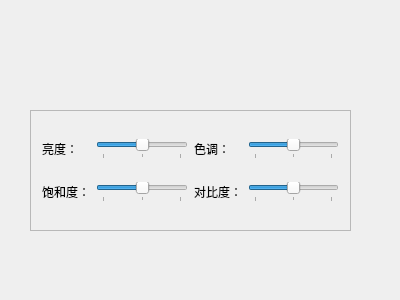
<?xml version="1.0" encoding="UTF-8"?>
<ui version="4.0">
 <class>Widget</class>
 <widget class="QWidget" name="Widget">
  <property name="geometry">
   <rect>
    <x>0</x>
    <y>0</y>
    <width>400</width>
    <height>300</height>
   </rect>
  </property>
  <property name="windowTitle">
   <string>Widget</string>
  </property>
  <widget class="QFrame" name="frame">
   <property name="geometry">
    <rect>
     <x>30</x>
     <y>110</y>
     <width>321</width>
     <height>121</height>
    </rect>
   </property>
   <property name="frameShape">
    <enum>QFrame::StyledPanel</enum>
   </property>
   <property name="frameShadow">
    <enum>QFrame::Raised</enum>
   </property>
   <layout class="QGridLayout" name="gridLayout">
    <item row="0" column="0">
     <widget class="QLabel" name="label">
      <property name="text">
       <string>亮度：</string>
      </property>
     </widget>
    </item>
    <item row="0" column="1">
     <widget class="QSlider" name="horizontalSlider">
      <property name="minimum">
       <number>-10</number>
      </property>
      <property name="maximum">
       <number>10</number>
      </property>
      <property name="orientation">
       <enum>Qt::Horizontal</enum>
      </property>
      <property name="tickPosition">
       <enum>QSlider::TicksBelow</enum>
      </property>
      <property name="tickInterval">
       <number>10</number>
      </property>
     </widget>
    </item>
    <item row="0" column="2">
     <widget class="QLabel" name="label_3">
      <property name="text">
       <string>色调：</string>
      </property>
     </widget>
    </item>
    <item row="0" column="3">
     <widget class="QSlider" name="horizontalSlider_2">
      <property name="minimum">
       <number>-10</number>
      </property>
      <property name="maximum">
       <number>10</number>
      </property>
      <property name="orientation">
       <enum>Qt::Horizontal</enum>
      </property>
      <property name="tickPosition">
       <enum>QSlider::TicksBelow</enum>
      </property>
      <property name="tickInterval">
       <number>10</number>
      </property>
     </widget>
    </item>
    <item row="1" column="0">
     <widget class="QLabel" name="label_2">
      <property name="text">
       <string>饱和度：</string>
      </property>
     </widget>
    </item>
    <item row="1" column="1">
     <widget class="QSlider" name="horizontalSlider_3">
      <property name="minimum">
       <number>-10</number>
      </property>
      <property name="maximum">
       <number>10</number>
      </property>
      <property name="orientation">
       <enum>Qt::Horizontal</enum>
      </property>
      <property name="tickPosition">
       <enum>QSlider::TicksBelow</enum>
      </property>
      <property name="tickInterval">
       <number>10</number>
      </property>
     </widget>
    </item>
    <item row="1" column="2">
     <widget class="QLabel" name="label_4">
      <property name="text">
       <string>对比度：</string>
      </property>
     </widget>
    </item>
    <item row="1" column="3">
     <widget class="QSlider" name="horizontalSlider_4">
      <property name="minimum">
       <number>-10</number>
      </property>
      <property name="maximum">
       <number>10</number>
      </property>
      <property name="orientation">
       <enum>Qt::Horizontal</enum>
      </property>
      <property name="tickPosition">
       <enum>QSlider::TicksBelow</enum>
      </property>
      <property name="tickInterval">
       <number>10</number>
      </property>
     </widget>
    </item>
   </layout>
  </widget>
 </widget>
 <layoutdefault spacing="6" margin="11"/>
 <resources/>
 <connections/>
</ui>
